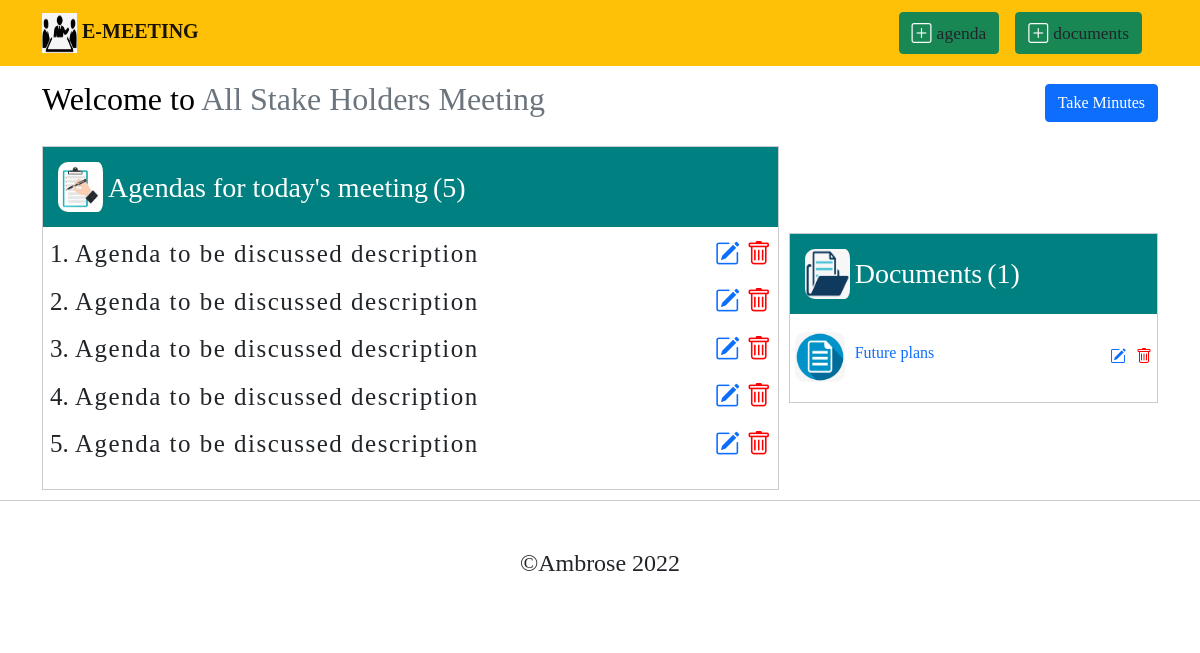
Before: /all-stake-holders-meeting-none/ with the older database file.
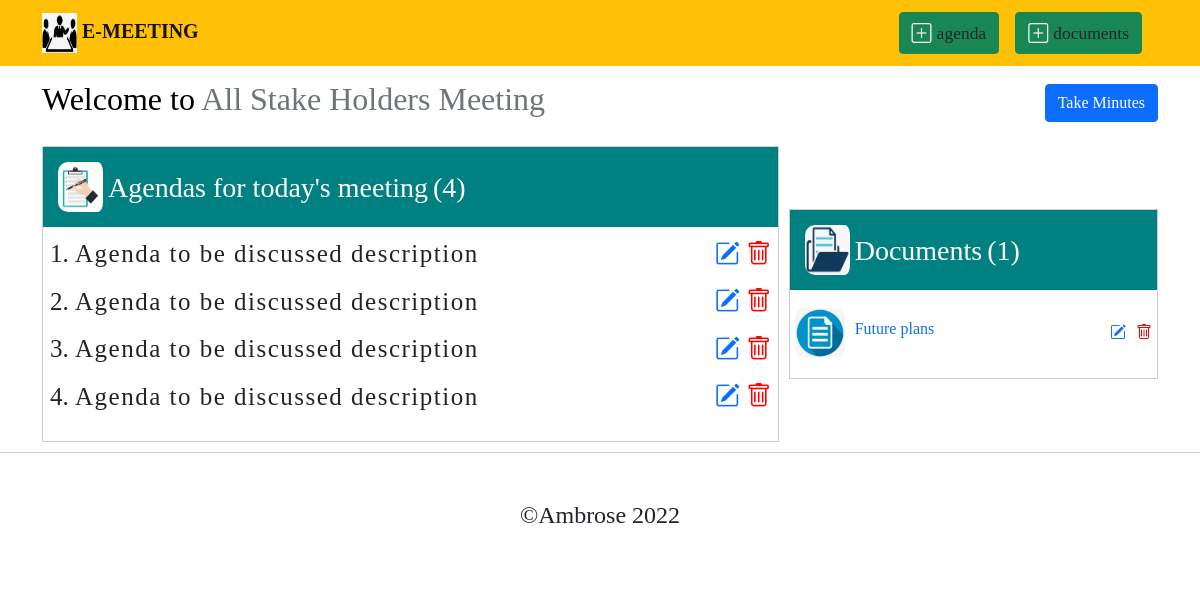
After: the same page with the newer database file.
### meeting/models.py (models this page shows, shortened)
class Meeting(models.Model):
    name = models.CharField(max_length=50)
    theme = models.CharField(max_length=500)
    dateScheduled = models.DateField()
    dateCreated = models.DateTimeField(auto_now_add=True)
    slug = models.SlugField(max_length=60, blank=True)
    class Meta:
        ordering = ["-dateCreated"]

class Agenda(models.Model):
    title = models.CharField(max_length=50)
    meeting = models.ForeignKey(Meeting, on_delete=models.CASCADE, related_name='agendas')
    dateCreated = models.DateTimeField(auto_now_add=True)
    slug = models.SlugField(max_length=60, blank=True)
    class Meta:
        ordering = ["dateCreated"]

class Document(models.Model):
    meeting = models.ForeignKey(Meeting, on_delete=models.CASCADE , related_name='documents')
    docname = models.CharField(max_length=30)
    doc = models.FileField(upload_to='documents', max_length=50)
    dateuploaded = models.DateTimeField(auto_now_add=True)
    slug = models.SlugField(max_length=60, blank=True)
    class Meta:
        ordering = ["-dateuploaded"]

### meeting/views.py (the view)
# urls.py: path('<str:slug>/', AgendasView.as_view(), name='agenda_list'),
class AgendasView(DetailView):
    model = Meeting
    context_object_name = 'meetings'
    template_name = 'meeting/agenda_docs.html'
    def get_context_data(self, **kwargs):
        context = super().get_context_data(**kwargs)
        context['agenda_count'] = Agenda.objects.filter(meeting=context['meetings']).count()
        context['doc_count'] = Document.objects.filter(meeting=context['meetings']).count()
        context['mint'] = Minutes.objects.filter(meeting=context['meetings'])
        return context

### meeting/templates/meeting/agenda_docs.html (shortened to what this page needs)
{% extends "index.html" %}
{% block navbutton %}
<div class="agenda-navlinks">
    <a class="navbar-brand text-light btn btn-success add-link" href="{% url 'meeting:agenda_create' slug=object.slug %}"><i class="bi bi-plus-square"></i><small class="text-dark add-board">agenda</small></a>
    <a class="navbar-brand text-light btn btn-success add-link" href="{% url 'meeting:document_create' slug=object.slug %}"><i class="bi bi-plus-square"></i><small class="text-dark add-board">documents</small></a>
</div>
{% endblock %}
{% block content %}
{% load static %}
{% load crispy_forms_tags %}
<section class="agenda-page">
    <div class="container">
        <div class="header mt-3 mb-3">
            <h2 class="text-black ">Welcome to <span class="text-secondary">{{ object.name }}</span></h2>
            {% if mint %}
                {% for minutes in meetings.minutes.all %}
             <a class="btn btn-success d-flex align-items-center" href="{% url 'meeting:minutes_update' slug=minutes.slug meeting=meetings.slug %}"><i class="bi bi-pencil-square"></i>Edit Minutes</a>
                {% endfor %}
            {% else %}
                <a class="btn btn-primary d-flex align-items-center" href="{% url 'meeting:minutes_page' slug=object.slug %}">Take Minutes</a>
            {% endif %}
        </div>
        <div class="container-holder">
            <div class="agenda">
                <h3 class="title-wrapper"><img class="img-download" src="{% static 'files/images/agenda.jpg' %}"/>Agendas for today's meeting<span class="count">({{agenda_count}})</span></h3>
                <ol>
                {% for agenda in meetings.agendas.all %}
                    <li class="agenda-li">
                        <div class="agenda-list">
                            {{ agenda.title }}
                            <div class="del-editicons">
                                <span><a class="d-flex align-items-center" href="{% url 'meeting:agenda_update' slug=agenda.slug meeting=meetings.slug %}"><i class="bi bi-pencil-square"></i></a></span>
                                <span><a class="d-flex align-items-center" href="{% url 'meeting:agenda_delete' slug=agenda.slug meeting=meetings.slug %}"><i style="color: red;" class="bi bi-trash"></i></a></span>
                            </div>
                        </div>
                    </li>
                {% endfor %}
                </ol>
            </div>
            <div class="documents">
                <h3 class="title-wrapper"><img class="img-download" src="{% static 'files/images/document.png' %}"/>Documents<span class="count">({{doc_count}})</span></h3>
                {% for document in meetings.documents.all %}
                <div class="doc-holder">
                    <a href="{{document.doc.url}}" target="_blank">
                        <img src="{% static 'files/images/docimg.png' %}" />
                        <p class="d-flex pt-2 docname">{{ document.docname }}</p>
                    </a>
                    <div class="del-editicons">
                        <span><a class="d-flex align-items-center" href="{% url 'meeting:document_update' slug=document.slug meeting=meetings.slug %}"><i class="bi bi-pencil-square"></i></a></span>
                        <span><a class="d-flex align-items-center" href="{% url 'meeting:document_delete' slug=document.slug meeting=meetings.slug %}"><i style="color: red;" class="bi bi-trash"></i></a></span>
                    </div>
                </div>
                {% endfor %}
            </div>
        </div>
    </div>
</section>
{% endblock %}

### templates/index.html (shortened to what this page needs)
<!DOCTYPE html>
{% load static %}
<html lang="en">
<head>
    <link rel="stylesheet" type="text/css" href="{% static 'css/bootstrap.css' %}" />
    <link href="https://cdn.jsdelivr.net/npm/bootstrap@5.1.3/dist/css/bootstrap.min.css" rel="stylesheet">
    <link rel="stylesheet" href="https://cdnjs.cloudflare.com/ajax/libs/bootstrap-icons/1.8.1/font/bootstrap-icons.min.css" />
</head>
<body>
<nav class="topnav navbar navbar-expand-lg navbar-light bg-warning fixed-top">
	{% load static %}
	<div class="container d-flex">
		<a class="navbar-brand" href="{% url 'meeting:meeting_list' %}"><img class="navimg" src="{% static 'files/images/meetingpng.png' %}" /><strong class="logo-title">E-MEETING</strong></a>
		{% block navbutton %}{% endblock %}
	</div>
</nav>
{% block content %}
{% endblock %}
{% include 'footer.html' %}
</body>
</html>

### templates/footer.html (shortened to what this page needs)
<footer>
    <h4 class="p-5 d-flex justify-content-center">&copy;Ambrose 2022 </h4>
</footer>

### templates/index.html (style rules this page uses)
.navimg { height: 40px; width: 40px; padding-right: 5px; }
body { font-family: 'Playfair Display'; }

### meeting/templates/meeting/agenda_docs.html (style rules this page uses)
.add-link { display: flex; align-items: center; }
.agenda-navlinks { display: flex; }
.agenda-page { margin-top: 80px; }
.container-holder, .header { display: flex; justify-content: space-between; margin-top: 20px; align-items: center; }
.agenda { flex: 2; }
.agenda, .documents { border: 1px solid #ccc; }
.documents { display: flex; flex-direction: column; flex: 1; margin-left: 10px; }
.img-download { padding-right: 5px; }
.documents img,.img-download { height : 50px; width : 50px; border-radius: 10px; }
.documents a { text-decoration: none; margin-bottom: 20px; margin-top: 10px; display: flex; align-items: center; padding-left: 5px; }
.docname { margin-left: 10px; }
.count { margin-left: 5px; font-weight: 200; font-style: italics; }
.title-wrapper { display: flex; align-items: center; background: teal; color: #fff; padding: 15px; }
.bi { padding-right: 5px; }
.agenda-list { display: flex; justify-content: space-between; font-size: 25px; font-weight: 400; padding-bottom: 10px; letter-spacing: 1.5px; }
.agenda-li { font-size: 25px; }
.doc-holder { display: flex; justify-content: space-between; align-items: center; }
.del-editicons { display: flex; }

### templates/footer.html (style rules this page uses)
footer { bottom: 0; width: 100%; border-top: 1px solid #ccc; margin-top: 10px; }

Changed rows visible on the page:
removed Agenda: title "Agenda to be discussed description"
Other visible differences:
{{ agenda_count }}: "5" → "4"
